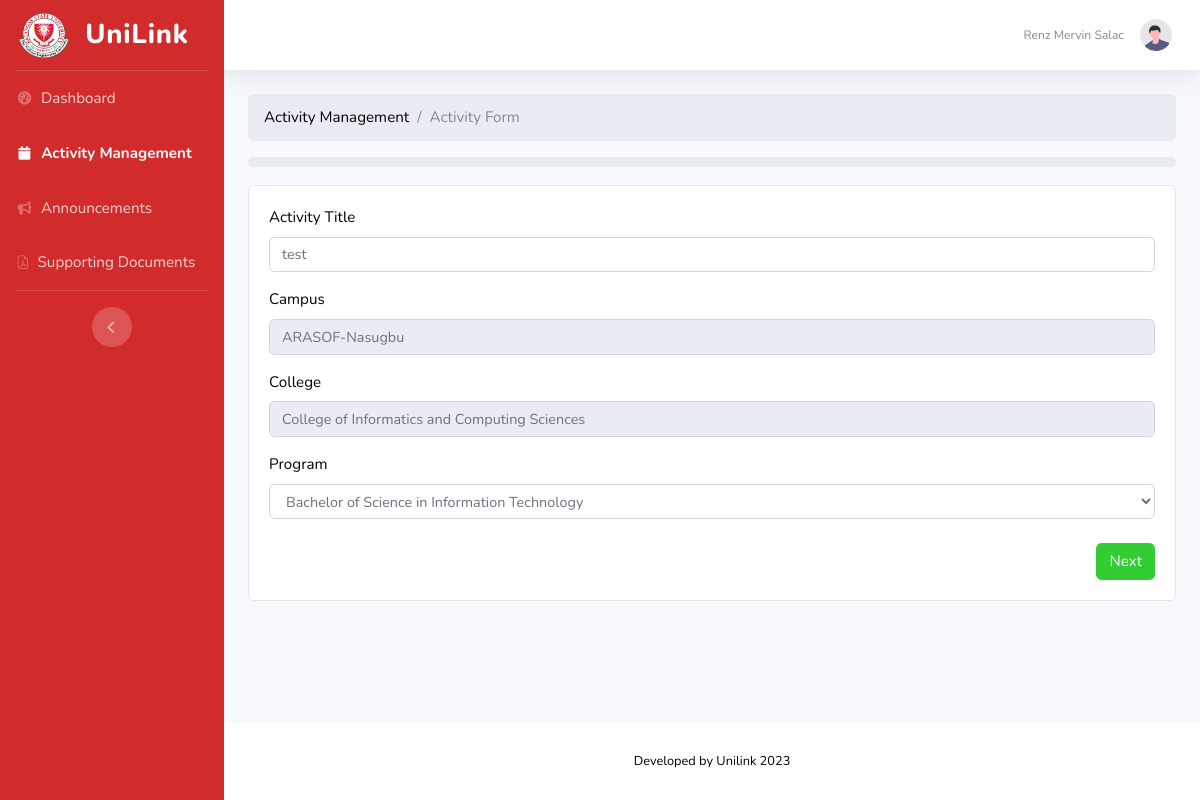
The page /FACULTY_ASSOCDEAN/ui-formsEdit.php?id=27c05737-6cf2-11ee-9abb-b42e99640312 (signed in) on the database as committed earlier.
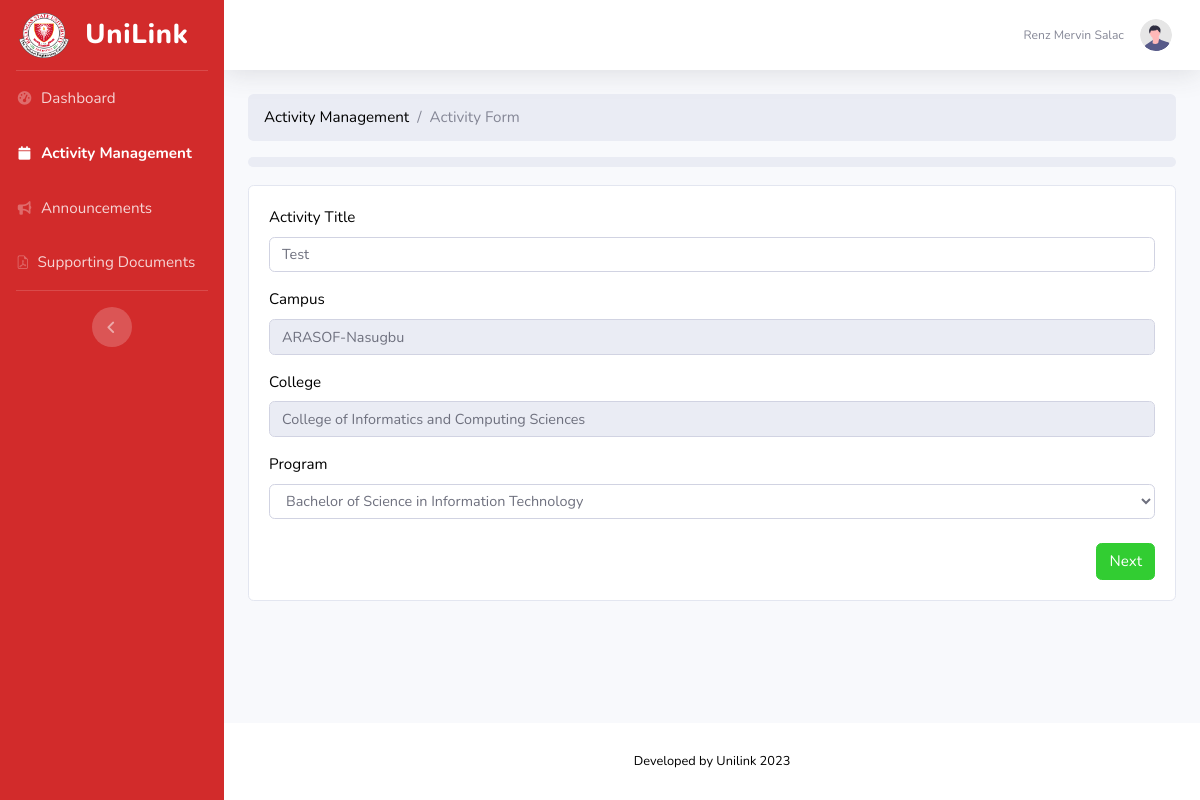
The same page on the database as committed later.
### tables this page shows
CREATE TABLE `activityform` (
  `id` varchar(255) NOT NULL DEFAULT uuid(),
  `activity_title` varchar(255) DEFAULT NULL,
  `campus` varchar(255) DEFAULT NULL,
  `college` varchar(100) DEFAULT NULL,
  `program` varchar(100) DEFAULT NULL,
  `partner_type` varchar(100) DEFAULT NULL,
  `partner` varchar(100) DEFAULT NULL,
  `start_date` date DEFAULT NULL,
  `end_date` date DEFAULT NULL,
  `rationale` mediumtext DEFAULT NULL,
  `objective` mediumtext DEFAULT NULL,
  `budget` varchar(100) DEFAULT NULL
);

### FACULTY_ASSOCDEAN/ui-formsEdit.php (the view, shortened to what the changed rows need)
<?php
  $conn = new mysqli("localhost", "root", "", "unilink");
  $activityformid = $_GET['id'];
  $sql = "SELECT * FROM `activityform` WHERE `id` = '$activityformid'";
  $result = $conn->query($sql);
  $activity_form_row = $result->fetch_assoc();
?>
<html lang="en">
  <head>
    <link href="vendor/fontawesome-free/css/all.min.css" rel="stylesheet" type="text/css">
    <link rel="stylesheet" href="https://cdn.jsdelivr.net/npm/bootstrap-icons@1.11.0/font/bootstrap-icons.css">
    <link rel="stylesheet" href="https://cdn.jsdelivr.net/npm/bootstrap@4.6.2/dist/css/bootstrap.min.css">
    <link href="css/sb-admin-2.min.css" rel="stylesheet">
  </head>
  <body id="page-top">
    <div id="wrapper">
      <div id="content-wrapper" class="d-flex flex-column">
        <div id="content">
          <form method="post" action="forms.php?" id="inputForm">
          <div class="container-fluid">
            <div class="card">
              <div class="card-body">
                  <div id="step1">
                    <div class="form-group">
                      <label for="activityName">Activity Title</label>
                      <input type="text" class="form-control outline" id="activityName" name="activityName" value="<?=$activity_form_row['activity_title']?>" />
                    </div>
                    <div class="form-group">
                      <label for="program">Program</label>
                      <select class="form-control" id="program" name="program">
                        <option value="<?=$activity_form_row['program']?>"><?=$activity_form_row['program']?></option>
                      </select>
                    </div>
                  </div>
              </div>
            </div>
          </div>
        </div>
<?php
    include 'footer.php';
?>

Rows that differ between the two databases and show on the page:
changed activityform "Bachelor of Science in Information Technology": activityName "test" → "Test"
